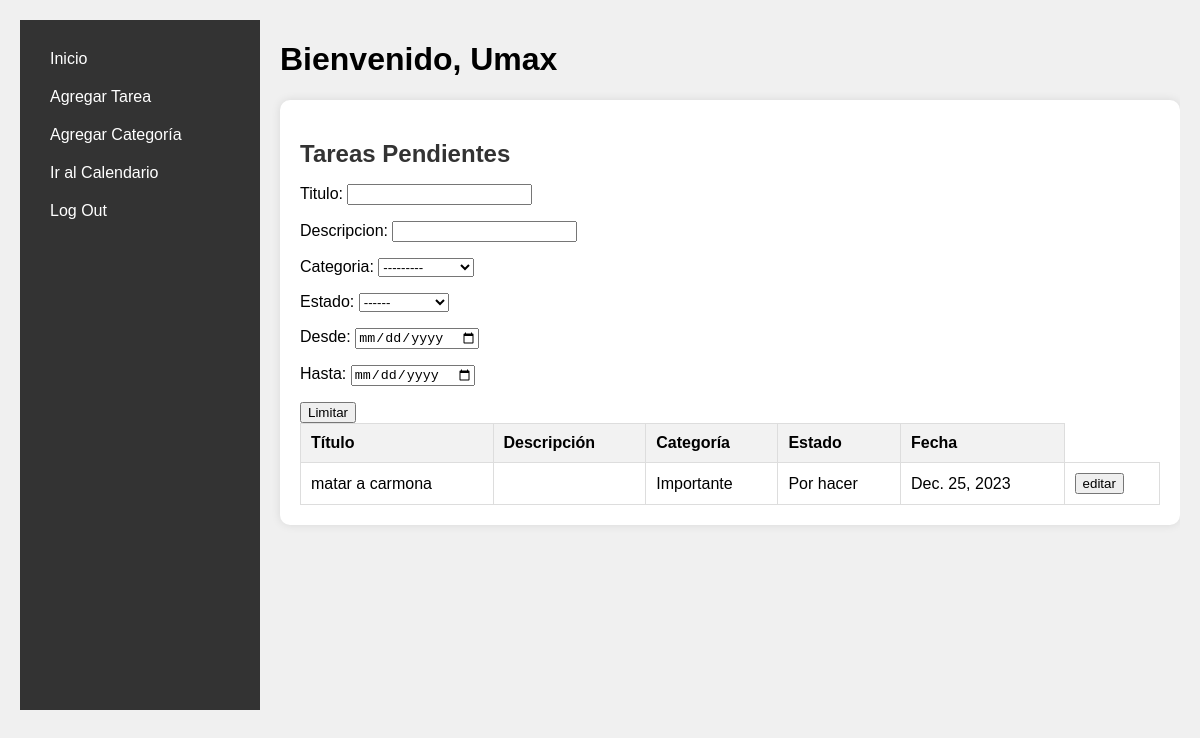
Before: / (signed in) with the older database file.
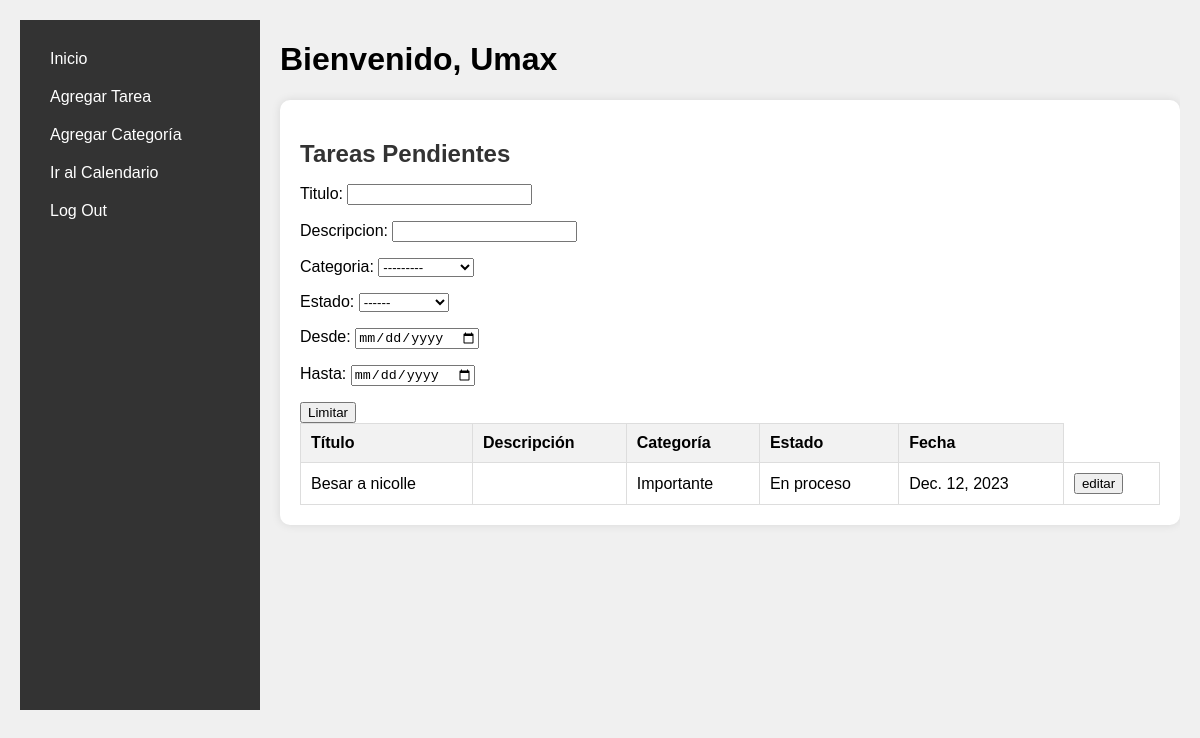
After: the same page with the newer database file.
### Task/models.py (models this page shows, shortened)
class User(AbstractUser):
    def __str__(self):
        return self.username

class Task(models.Model):
    user = models.ForeignKey(User,on_delete=models.CASCADE,default=1)
    taskName = models.CharField(default='Tarea', max_length=100)
    category = models.ForeignKey(Category, on_delete=models.CASCADE, default=1)
    taskDescription = models.TextField(default="")
    color = ColorField(default='#FFFFFF')
    class state(models.IntegerChoices):
        TODO = 0, _('Por hacer')
        IN_PROG = 1, _('En proceso')
        CANCELED = 2, _('Cancelada')
        FINISHED = 3, _('Finalizada')
    taskState = models.IntegerField(default=state.TODO, choices=state.choices)
    class period(models.IntegerChoices):
        NON_PERIODIC = 0, _('No periodico')
        DAILY = 1, _('Diario')
        WEEKLY = 2, _('Semanal')
        MONTHLY = 3, _('Mensual')
        ANNUALLY = 4, _('Anual')
    periodicity = models.IntegerField(default=period.NON_PERIODIC, choices=period.choices)
    dueDate = models.DateField(default=datetime.today, blank=False)
    dueTime = models.TimeField(default='00:00', blank=True)

class Category(models.Model):
    user = models.ForeignKey(User,on_delete=models.CASCADE,default=1)
    name = models.CharField(max_length=100, blank=False)
    description = models.TextField()
    def __str__(self):
        return self.name

### Task/views/home.py (the view)
# urls.py: 2. Add a URL to urlpatterns:  path('', views.home, name='home')
@login_required
def home(request):
    user = request.user
    tasks = Task.objects.filter(user = request.user)
    print(tasks.first().taskState)
    return render(request, './home.html', {
        'user': user,
        'tasks': tasks,
        'filter': forms.basicFilters
    })

### Task/templatetags/descState.py (called while the page is built)
@register.filter(name='descState')
def descState(n):
    state = ''
    match n:
        case 0:
            state = 'Por hacer'
        case 1:
            state = 'En proceso'
        case 2:
            state = 'Cancelada'
        case 3:
            state = 'Finalizada'
    return state

### Task/templates/home.html (shortened to what this page needs)
<!DOCTYPE html>
{% load static %}
{% load descState %}
<html lang="en">
<head>
    {% block style %}
        <link rel="stylesheet" href="{% static 'css/home.css' %}">
    {% endblock style %}
</head>
<body>
<div class="container">
    <nav class="sidebar">
        <ul>
            <li><a href="/" class="active">Inicio</a></li>
            <li><a href="/createTasks/" class="add-task">Agregar Tarea</a></li>
            <li><a href="/createCategory/" class="add-category">Agregar Categoría</a></li>
            <li><a href="/calendar/" class="calendar">Ir al Calendario</a></li>
            <li><a href="/logout" class="logout">Log Out</a></li>
        </ul>
    </nav>
    <div class="content" method = "POST">
        {% block content %}
            <div class="header">
                <h1>Bienvenido, {{ user.username }} </h1>
            </div>
            <div class="tasks-table">
                <h2>Tareas Pendientes</h2>
                <p>Titulo: <input type="text" id="idS" onkeyup="nameSearch()"></p>
                <p>Descripcion: <input type="text" id="idSd" onkeyup="descSearch()"></p>
                {{filter.as_p}}
                <input onclick = 'dates()' type='button' value='Limitar'>
                <table id="tTable">
                    <thead>
                        <tr>
                            <th>Título</th>
                            <th>Descripción</th>
                            <th>Categoría</th>
                            <th>Estado</th>
                            <th>Fecha</th>
                        </tr>
                    </thead>
                    <tbody>
                        {% for task in tasks %}
                            <tr>
                                <td>{{ task.taskName }}</td>
                                <td>{{ task.taskDescription }}</td>
                                <td>{{ task.category }}</td>
                                <td>{{ task.taskState | descState }}</td>
                                <td>{{ task.dueDate }}</td>
                                <td>
                                    <a href="{% url 'editTask' task.id %}">
                                        <button type="button">
                                            editar
                                        </button>
                                </td>
                            </tr>
                        {% endfor %}
                    </tbody>
                </table>
            </div>
        {% endblock content %}
    </div>
</div>
</body>
</html>

### Task/static/css/home.css (style rules this page uses)
body { margin: 0; padding: 0; box-sizing: border-box; font-family: 'Arial', sans-serif; background-color: #f0f0f0; }
.container { display: flex; max-width: 1200px; margin: 0 auto; padding: 20px; }
.sidebar { background-color: #333; color: white; padding: 20px; width: 200px; height:650px; }
.sidebar ul { list-style: none; padding: 0; margin: 0; }
.sidebar a { text-decoration: none; color: white; padding: 10px; display: block; }
.content { flex: 1; padding-left: 20px; height: 680px; overflow-y: auto; overflow-x: visible; }
.header { margin-bottom: 20px; }
.tasks-table { background-color: #fff; padding: 20px; border-radius: 10px; box-shadow: 0 0 10px rgba(0, 0, 0, 0.1); }
.tasks-table h2 { color: #333; margin-bottom: 15px; }
table { width: 100%; border-collapse: collapse; }
th, td { border: 1px solid #ddd; padding: 10px; text-align: left; }
th { background-color: #f2f2f2; }

Changed rows visible on the page:
removed Task: taskName "matar a carmona", category "Importante", taskState|descState "Por hacer", dueDate "Dec. 25, 2023"
added Task: taskName "Besar a nicolle", category "Importante", taskState|descState "En proceso", dueDate "Dec. 12, 2023"
